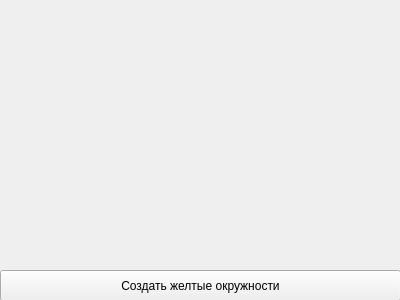
<?xml version="1.0" encoding="UTF-8"?>
<ui version="4.0">
 <class>Form</class>
 <widget class="QWidget" name="Form">
  <property name="geometry">
   <rect>
    <x>0</x>
    <y>0</y>
    <width>400</width>
    <height>300</height>
   </rect>
  </property>
  <property name="minimumSize">
   <size>
    <width>400</width>
    <height>300</height>
   </size>
  </property>
  <property name="maximumSize">
   <size>
    <width>400</width>
    <height>300</height>
   </size>
  </property>
  <property name="windowTitle">
   <string>Form</string>
  </property>
  <widget class="QPushButton" name="pushButton">
   <property name="geometry">
    <rect>
     <x>0</x>
     <y>270</y>
     <width>401</width>
     <height>31</height>
    </rect>
   </property>
   <property name="text">
    <string>Создать желтые окружности</string>
   </property>
  </widget>
 </widget>
 <resources/>
 <connections/>
</ui>
